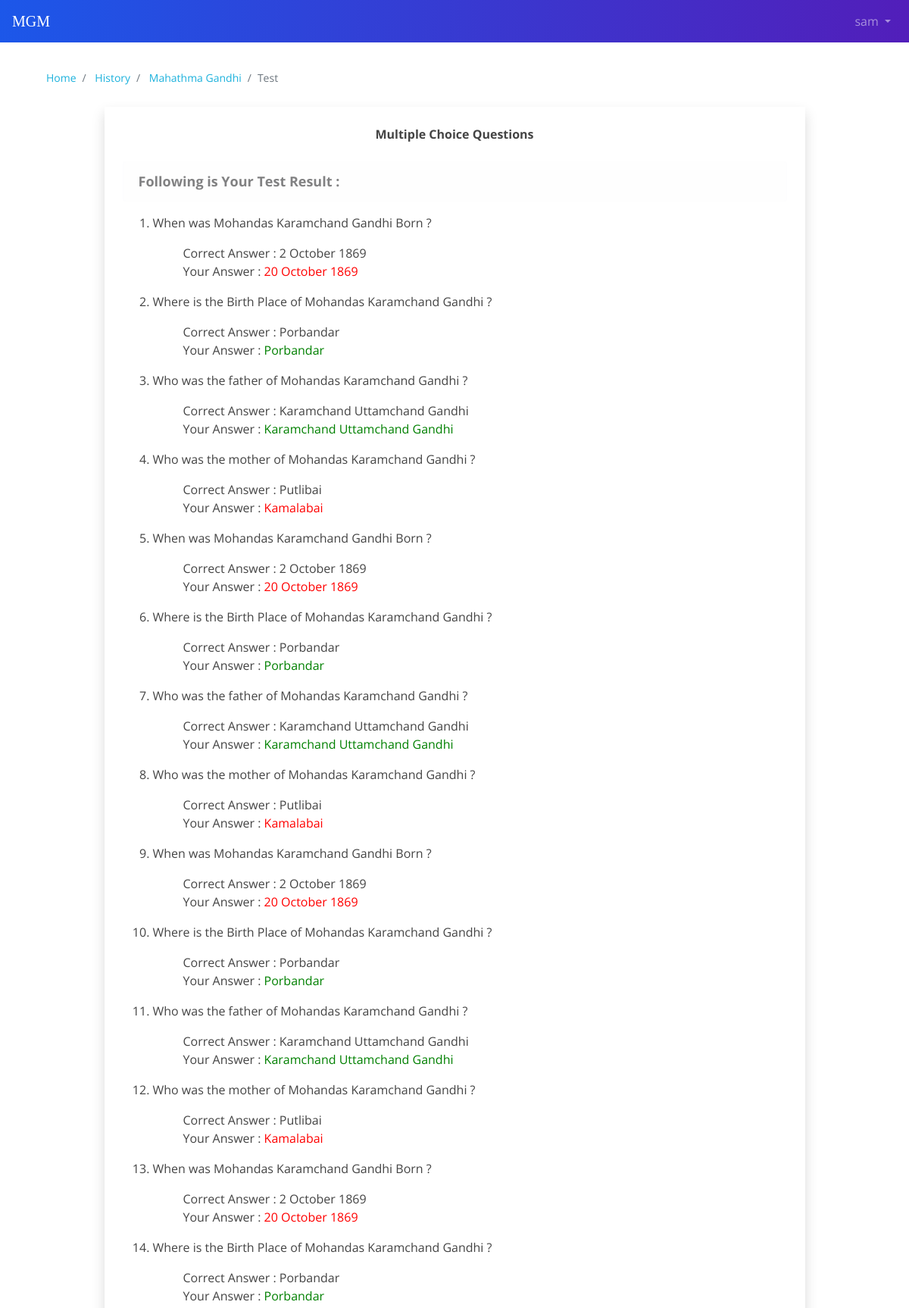
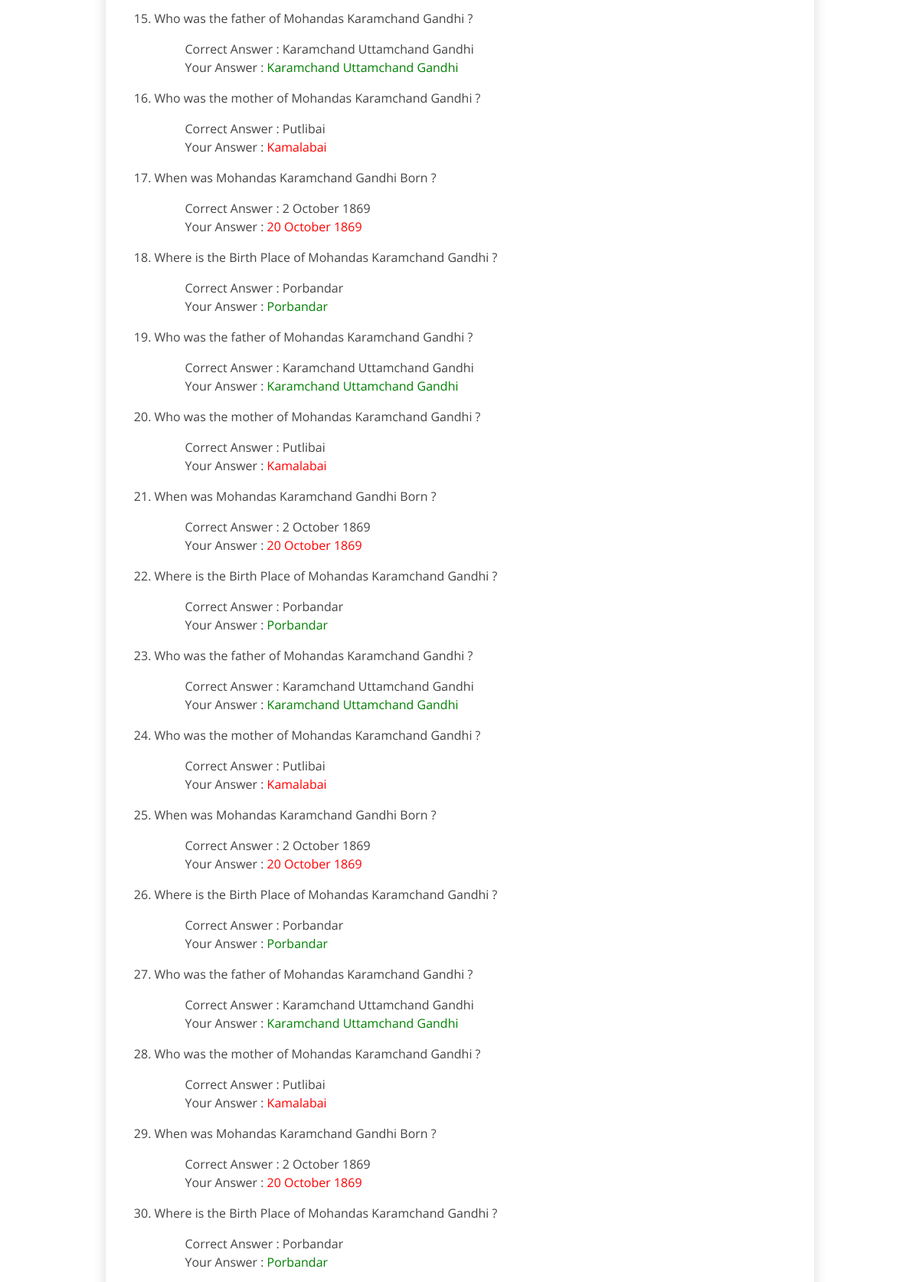
The page /basic_app/home/1/1/test (signed in, upper part) on the database its author committed (2 pictures, top to bottom).
### basic_app/models.py (models this page shows, shortened)
class Subject(models.Model):
    subject_name = models.CharField(max_length=25)
    img_url = models.CharField(max_length=256,null=True)

class Topic(models.Model):
    topic_name = models.CharField(max_length=255)
    img_url = models.CharField(max_length=256,null=True)
    subject = models.ForeignKey(Subject,on_delete=models.CASCADE)

class TestResult(models.Model):
    user = models.ForeignKey(User, on_delete=models.CASCADE)
    test = models.ForeignKey(Test, on_delete=models.CASCADE)
    question = models.ForeignKey(Question,on_delete=models.CASCADE)
    user_answer = models.ForeignKey(Option,on_delete=models.CASCADE)

class Question(models.Model):
    question = models.CharField(max_length=255)
    frame = models.ForeignKey(Frame,on_delete=models.CASCADE)
    def __str__(self):
        return self.question

class Option(models.Model):
    option = models.CharField(max_length=255)
    answer = models.BooleanField(default=False)
    question = models.ForeignKey(Question,on_delete=models.CASCADE)
    def __str__(self):
        return self.option

### basic_app/views.py (the view, shortened to what this page needs)
# urls.py: path('home/<int:sid>/<int:tid>/test', views.TestView.as_view(), name='test'),
class TestView(View):
    @method_decorator(login_required)
    def dispatch(self, *args, **kwargs):
        return super().dispatch(*args, **kwargs)
    def get(self,request, sid, tid, testSaved=0):
        data = dict()
        topic = models.Topic.objects.filter(id=tid)
        subject = models.Subject.objects.filter(id=sid)
        frames = models.Frame.objects.filter(topic=tid)
        test = models.Test.objects.filter(topic=tid)
        data['topic'] = topic
        data['subject'] = subject
        data['test'] = test
        data['testSaved'] = testSaved
        max_qns = 0
        for t in test:
            max_qns = t.max_questions
        if test:
            data['test_taken'] = models.TestResult.objects.filter(test=models.Test.objects.get(topic=tid)).filter(user=request.user.id).exists()
            if data['test_taken']:
                question_list = models.Question.objects.filter(frame__in=frames.all())
            else:
                valid_question_id_list = models.Question.objects.filter(frame__in=frames.all()).values_list('id', flat=True)
                random_question_id_list = random.sample(list(valid_question_id_list), min(len(valid_question_id_list),max_qns))
                question_list = models.Question.objects.filter(id__in=random_question_id_list)
            data['question_list'] = question_list
            option_list = models.Option.objects.filter(question__in=question_list.all())
            data['option_list'] = option_list
            answer_paper = models.TestResult.objects.filter(test=models.Test.objects.get(topic=tid)).filter(user=request.user.id)
            data['answer_paper'] = answer_paper
        else:
            data["test_not_found"] = True
        return render(request,'basic_app/test.html',data)

### templates/basic_app/test.html (shortened to what this page needs)
{% extends "basic_app/base.html" %} {% block body_block %}
<div class="container mt-4" style="min-height: 500px;">
    <div class="row">
        <div class="col-12 mx-auto">
            <nav aria-label="breadcrumb" style="font-size: 14px;">
                <ol class="breadcrumb bg-white">
                    <li class="breadcrumb-item"><a href="{% url 'basic_app:home' %}">Home</a></li>
                    {% for s in subject %}
                    <li class="breadcrumb-item" aria-current="page">
                        <a href="{% url 'basic_app:subject_detail' pk=s.id %}">
                            {{ s.subject_name }}
                        </a>
                    </li>
                    <li class="breadcrumb-item" aria-current="page">
                        {% for t in topic %}
                        <a href="{% url 'basic_app:frame' sid=s.id tid=t.id %}">
                             {{ t.topic_name }}
                        </a> {% endfor %}
                    </li>
                    {% endfor %}
                    <li class="breadcrumb-item active" aria-current="page">Test</li>
                </ol>
            </nav>
            <div class="col-10 p-4 mx-auto shadow mb-4">
                {% if test_not_found %}
                <p class="text-center" style="font-family: acme; font-size: 20px; font-weight: lighter;">No Active Tests for this Topic Now. Please Check Back Later !</p>
                {%elif test_taken %}
                <p class="text-center mb-4"><strong>Multiple Choice Questions</strong></p>
                <div class="alert alert-light" role="alert">
                    <strong style="font-size: 18px;">Following is Your Test Result :</strong>
                </div>
                <ol>
                    {% for qns in answer_paper %}
                    <li> {{ qns.question }}
                        <ul style="list-style: none;" class="mt-3 mb-3">
                            {% for opt in option_list %} {% if opt.question.id == qns.question.id and opt.answer == True %}
                            <li>
                                Correct Answer : {{ opt.option }}
                            </li>
                            <li>
                                Your Answer :
                                <font color="{% if opt.option == qns.user_answer.option %}green{%else%}red{%endif%}">{{ qns.user_answer }}</font>
                            </li> {% endif %} {% endfor %}
                        </ul>
                    </li> {% endfor %}
                </ol>
                {% endif %}
            </div>
        </div>
    </div>
</div>
{% endblock %}

### templates/basic_app/base.html (shortened to what this page needs)
<!DOCTYPE html>
<html lang="en">
<head>
    {% load static %}
    <link rel="stylesheet" href="css/bootstrap.min.css">
  <link href="{% static 'basic_app/lib/bootstrap/css/bootstrap.min.css' %}" rel="stylesheet">
  <link href="{% static 'basic_app/lib/font-awesome/css/font-awesome.min.css' %}" rel="stylesheet">
  <link href="{% static 'basic_app/lib/animate/animate.min.css' %}" rel="stylesheet">
  <link href="{% static 'basic_app/lib/ionicons/css/ionicons.min.css' %}" rel="stylesheet">
  <link href="{% static 'basic_app/lib/owlcarousel/assets/owl.carousel.min.css' %}" rel="stylesheet">
  <link href="{% static 'basic_app/lib/lightbox/css/lightbox.min.css' %}" rel="stylesheet">
  <link href="{% static 'basic_app/css/style.css' %}" rel="stylesheet">
</head>
<body {% if user.is_authenticated %} {% else %} style="background-image: linear-gradient(-90deg, #521EBA, #1C57E9)" {% endif %}>
    <nav class="navbar {% if user.is_authenticated %} {% else %}fixed-top {% endif %} navbar-expand-lg navbar-dark {% if user.is_authenticated %} {% else %}container{% endif %}" style="background-image: linear-gradient(-90deg, #521EBA, #1C57E9);">
        {% if user.is_authenticated %}
        <a class="navbar-brand" href="{% url 'basic_app:home' %}" style="font-family: fo;">MGM</a> {% else %}
        <a class="navbar-brand" href="{% url 'index' %}" style="font-family: fo;">MGM</a> {% endif %}
        <div class="collapse navbar-collapse" id="navbarNav">
            {% if user.is_authenticated %}
            <ul class="navbar-nav ml-auto">
                <li class="nav-item dropdown" style="float: right;">
                    <a class="nav-link dropdown-toggle" href="#" id="navbarDropdown" role="button" data-toggle="dropdown" aria-haspopup="true" aria-expanded="false">
                        {{ user.username }}
                      </a>
                </li>
            </ul>
            {% endif%}
        </div>
    </nav>
    {% block body_block %} {% endblock %}
</body>
</html>

### static/basic_app/css/style.css (style rules this page uses)
body { background: #fff; color: #444; font-family: "Open Sans", sans-serif; }
a { color: #1bb1dc; transition: 0.5s; }
p { padding: 0; margin: 0 0 30px 0; }

### rows shown on the page
Subject: subject_name "History"
Topic: topic_name "Mahathma Gandhi"
TestResult: question "When was Mohandas Karamchand Gandhi Born ?", user_answer "20 October 1869"
Option: option "2 October 1869"
TestResult: question "Where is the Birth Place of Mohandas Karamchand Gandhi ?", user_answer "Porbandar"
Option: option "Porbandar"
TestResult: question "Who was the father of Mohandas Karamchand Gandhi ?", user_answer "Karamchand Uttamchand Gandhi"
Option: option "Karamchand Uttamchand Gandhi"
TestResult: question "Who was the mother of Mohandas Karamchand Gandhi ?", user_answer "Kamalabai"
Option: option "Putlibai"
TestResult: question "When was Mohandas Karamchand Gandhi Born ?", user_answer "20 October 1869"
TestResult: question "Where is the Birth Place of Mohandas Karamchand Gandhi ?", user_answer "Porbandar"
TestResult: question "Who was the father of Mohandas Karamchand Gandhi ?", user_answer "Karamchand Uttamchand Gandhi"
TestResult: question "Who was the mother of Mohandas Karamchand Gandhi ?", user_answer "Kamalabai"
TestResult: question "When was Mohandas Karamchand Gandhi Born ?", user_answer "20 October 1869"
TestResult: question "Where is the Birth Place of Mohandas Karamchand Gandhi ?", user_answer "Porbandar"
TestResult: question "Who was the father of Mohandas Karamchand Gandhi ?", user_answer "Karamchand Uttamchand Gandhi"
TestResult: question "Who was the mother of Mohandas Karamchand Gandhi ?", user_answer "Kamalabai"
TestResult: question "When was Mohandas Karamchand Gandhi Born ?", user_answer "20 October 1869"
TestResult: question "Where is the Birth Place of Mohandas Karamchand Gandhi ?", user_answer "Porbandar"
TestResult: question "Who was the father of Mohandas Karamchand Gandhi ?", user_answer "Karamchand Uttamchand Gandhi"
TestResult: question "Who was the mother of Mohandas Karamchand Gandhi ?", user_answer "Kamalabai"
TestResult: question "When was Mohandas Karamchand Gandhi Born ?", user_answer "20 October 1869"
TestResult: question "Where is the Birth Place of Mohandas Karamchand Gandhi ?", user_answer "Porbandar"
TestResult: question "Who was the father of Mohandas Karamchand Gandhi ?", user_answer "Karamchand Uttamchand Gandhi"
TestResult: question "Who was the mother of Mohandas Karamchand Gandhi ?", user_answer "Kamalabai"
TestResult: question "When was Mohandas Karamchand Gandhi Born ?", user_answer "20 October 1869"
TestResult: question "Where is the Birth Place of Mohandas Karamchand Gandhi ?", user_answer "Porbandar"
TestResult: question "Who was the father of Mohandas Karamchand Gandhi ?", user_answer "Karamchand Uttamchand Gandhi"
TestResult: question "Who was the mother of Mohandas Karamchand Gandhi ?", user_answer "Kamalabai"
TestResult: question "When was Mohandas Karamchand Gandhi Born ?", user_answer "20 October 1869"
TestResult: question "Where is the Birth Place of Mohandas Karamchand Gandhi ?", user_answer "Porbandar"
TestResult: question "Who was the father of Mohandas Karamchand Gandhi ?", user_answer "Karamchand Uttamchand Gandhi"
TestResult: question "Who was the mother of Mohandas Karamchand Gandhi ?", user_answer "Kamalabai"
TestResult: question "When was Mohandas Karamchand Gandhi Born ?", user_answer "20 October 1869"
TestResult: question "Where is the Birth Place of Mohandas Karamchand Gandhi ?", user_answer "Porbandar"

### other values the page prints
{{ user.username }} "sam"
